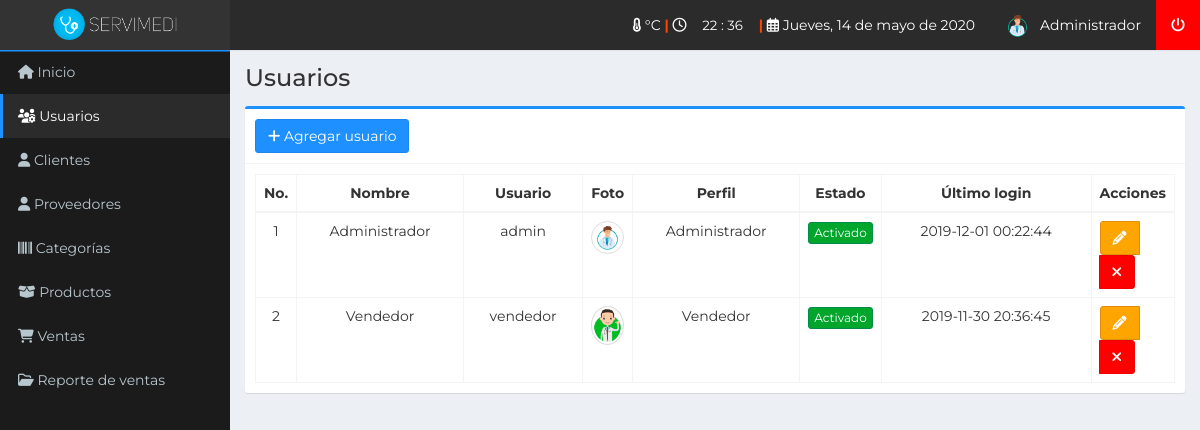
Screenshot of /usuarios (signed in) with the database file from the repository.
### tables this page shows
CREATE TABLE `tbl_usuario` (
  `id` int(11) NOT NULL,
  `nombre` text NOT NULL,
  `usuario` text NOT NULL,
  `password` text NOT NULL,
  `perfil` text NOT NULL,
  `foto` text NOT NULL,
  `estado` int(11) NOT NULL,
  `ultimo_login` datetime NOT NULL,
  `fecha` timestamp NOT NULL DEFAULT current_timestamp() ON UPDATE current_timestamp()
);

### controladores/plantilla.controlador.php (called while the page is built)
<?php
class ControladorPlantilla{
	static public function ctrPlantilla(){
		include "vistas/plantilla.php";
	}
}

### index.php (called while the page is built, shortened)
<?php
require_once "controladores/plantilla.controlador.php";
require_once "controladores/usuarios.controlador.php";
require_once "controladores/contactos.controlador.php";
require_once "modelos/usuarios.modelo.php";
$plantilla = new ControladorPlantilla();
$plantilla -> ctrPlantilla();

### controladores/usuarios.controlador.php (called while the page is built, shortened)
<?php
class ControladorUsuarios{
	static public function ctrMostrarUsuarios($item, $valor){
		$tabla = "tbl_usuario";
		$respuesta = ModeloUsuarios::MdlMostrarUsuarios($tabla, $item, $valor);
		return $respuesta;
	}
}

### modelos/conexion.php (called while the page is built)
<?php
class Conexion{
	static public function conectar(){
		$link = new PDO("mysql:host=localhost;dbname=sistemaservimedi",
			            "root",
			            "");
		$link->exec("set names utf8");
		return $link;
	}
}

### modelos/usuarios.modelo.php (called while the page is built, shortened)
<?php
require_once "conexion.php";
class ModeloUsuarios{
	static public function mdlMostrarUsuarios($tabla, $item, $valor){
		if($item != null){
			$stmt = Conexion::conectar()->prepare("SELECT * FROM $tabla WHERE $item = :$item");
			$stmt -> bindParam(":".$item, $valor, PDO::PARAM_STR);
			$stmt -> execute();
			return $stmt -> fetch();
		}else{
			$stmt = Conexion::conectar()->prepare("SELECT * FROM $tabla");
			$stmt -> execute();
			return $stmt -> fetchAll();
		}
	}
}

### vistas/modulos/usuarios.php (the view, shortened to what this page needs)
<div class="content-wrapper">
  <section class="content-header">
    <h1>
      Usuarios
    </h1>
  </section>
  <section class="content">
    <div class="box box-dodgerblue">
      <div class="box-header with-border">
        <button class="btn btn-dodgerblue" data-toggle="modal" data-target="#modalAgregarUsuario">
        <i class="fas fa-plus"></i> Agregar usuario
        </button>
      </div>
      <div class="box-body">
       <table class="table table-bordered table-hover dt-responsive tablas" width="100%">
        <thead>
         <tr>
           <th style="width:10px; text-align: center">No.</th>
           <th style="text-align: center">Nombre</th>
           <th style="text-align: center">Usuario</th>
           <th style="width:10px; text-align: center">Foto</th>
           <th style="text-align: center">Perfil</th>
           <th style="width:10px; text-align: center">Estado</th>
           <th style="text-align: center">Último login</th>
           <th style="width:10px; text-align: center">Acciones</th>
         </tr>
        </thead>
        <tbody style="text-align: center">
        <?php
        $item = null;
        $valor = null;
        $usuarios = ControladorUsuarios::ctrMostrarUsuarios($item, $valor);
       foreach ($usuarios as $key => $value){
          echo ' <tr>
                  <td>'.($key+1).'</td>
                  <td>'.$value["nombre"].'</td>
                  <td>'.$value["usuario"].'</td>';
                  if($value["foto"] != ""){
                    echo '<td><img src="'.$value["foto"].'" class="img-thumbnail zoom" width="40px"></td>';
                  }else{
                    echo '<td><img src="vistas/img/usuarios/default/anonymous.png" class="img-circle" width="40px"></td>';
                  }
                  echo '<td>'.$value["perfil"].'</td>';
                  if($value["estado"] != 0){
                    echo '<td><button class="btn btn-success btn-xs btnActivar" idUsuario="'.$value["id"].'" estadoUsuario="0">Activado</button></td>';
                  }else{
                    echo '<td><button class="btn btn-danger btn-xs btnActivar" idUsuario="'.$value["id"].'" estadoUsuario="1">Desactivado</button></td>';
                  }
                  echo '<td>'.$value["ultimo_login"].'</td>
                  <td style="text-align: center">
                    <div class="btn-group">
                      <button class="btn btn-warning btnEditarUsuario" idUsuario="'.$value["id"].'" data-toggle="modal" data-target="#modalEditarUsuario"><i class="fa fa-pencil"></i></button>
                      <button class="btn btn-danger btnEliminarUsuario" idUsuario="'.$value["id"].'" fotoUsuario="'.$value["foto"].'" usuario="'.$value["usuario"].'"><i class="fa fa-times"></i></button>
                    </div>
                  </td>
                </tr>';
        }
        ?>
        </tbody>
       </table>
      </div>
    </div>
  </section>
</div>

### rows the page displays
tbl_usuario: nombre "Administrador", usuario "admin", foto (picture), perfil "Administrador", ultimo_login "2019-12-01 00:22:44"
tbl_usuario: nombre "Vendedor", usuario "vendedor", foto (picture), perfil "Vendedor", ultimo_login "2019-11-30 20:36:45"

### other values shown
$_SESSION["nombre"] "Administrador"
